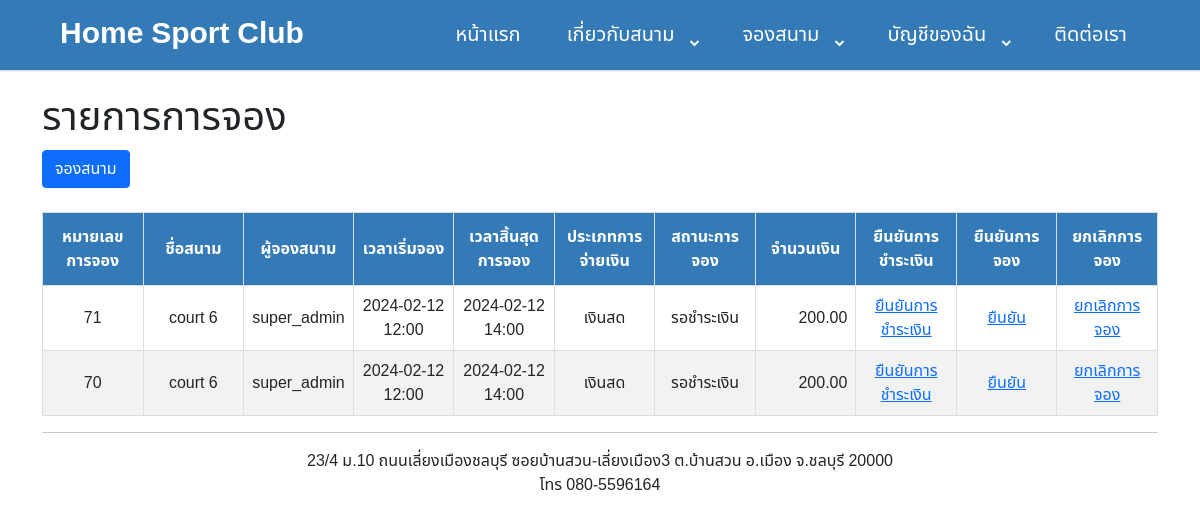
Page /badminton/booking_list.php (signed in) on the earlier database version.
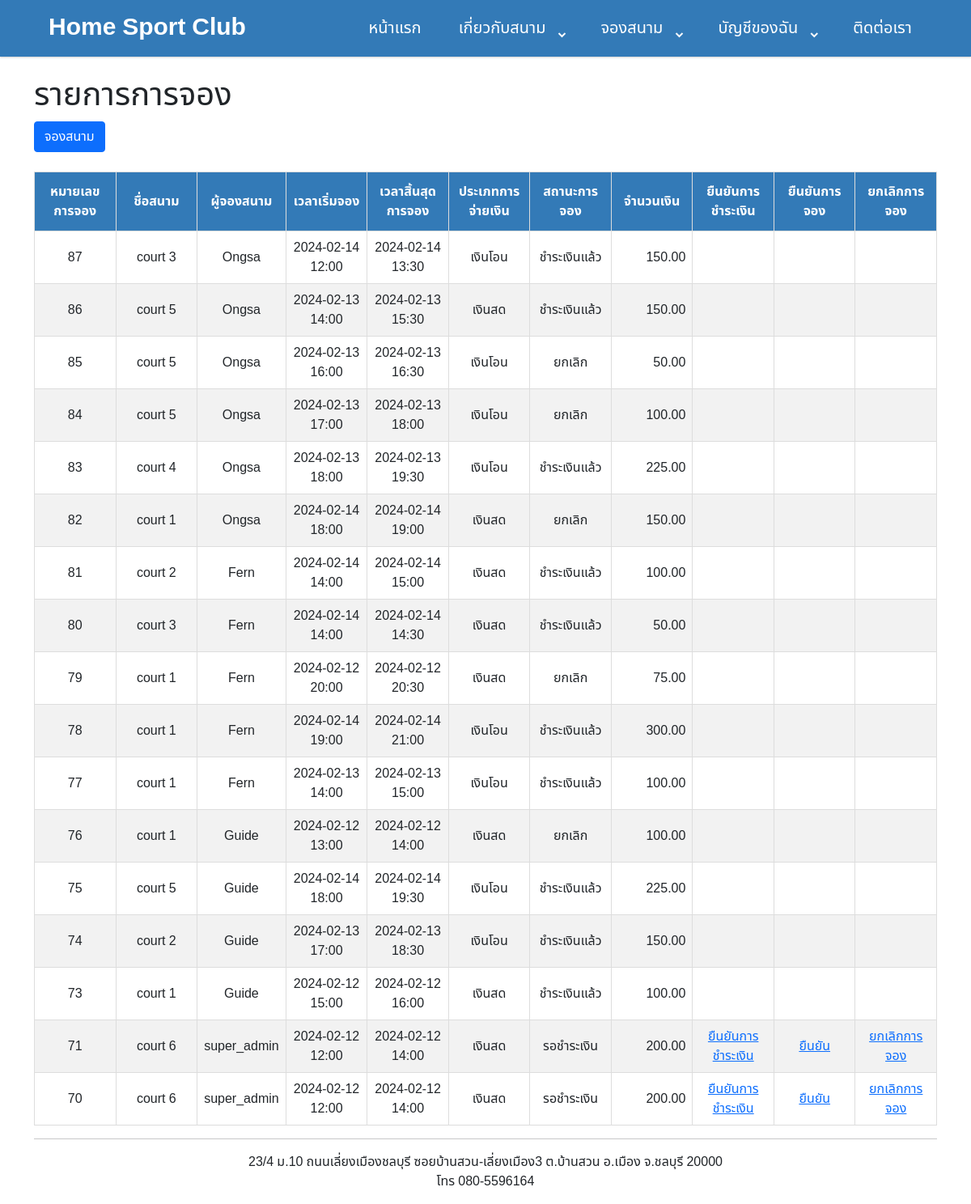
Same page on the later database version.
### tables this page shows
CREATE TABLE `t_booking` (
  `booking_id` int(11) NOT NULL,
  `user_id` int(11) NOT NULL COMMENT 't_user',
  `court_id` int(11) NOT NULL COMMENT 'm_court',
  `booking_start_time` datetime NOT NULL,
  `booking_end_time` datetime NOT NULL,
  `payment_type_id` int(11) NOT NULL,
  `payment_id` int(11) DEFAULT NULL COMMENT 't_payment',
  `booking_status` tinyint(4) NOT NULL DEFAULT 1,
  `booking_amount` decimal(10,2) NOT NULL,
  `promotion_id` int(11) DEFAULT NULL,
  `create_date` datetime NOT NULL,
  `edit_date` datetime DEFAULT NULL,
  `create_by` int(11) NOT NULL COMMENT 't_user',
  `edit_by` int(11) DEFAULT NULL COMMENT 't_user',
  `del` tinyint(1) NOT NULL
);

CREATE TABLE `m_court` (
  `court_id` int(11) NOT NULL,
  `court_name` varchar(255) NOT NULL,
  `court_image` varchar(32) NOT NULL COMMENT 'm_image',
  `court_status` tinyint(1) NOT NULL
);

CREATE TABLE `t_user` (
  `user_id` int(11) NOT NULL,
  `user_name` varchar(50) NOT NULL,
  `user_tel` varchar(32) NOT NULL,
  `user_username` varchar(20) NOT NULL,
  `user_password` varchar(64) NOT NULL,
  `user_type` int(11) NOT NULL COMMENT 'm_user_type',
  `image_name` varchar(50) DEFAULT NULL,
  `create_date` datetime NOT NULL,
  `edit_date` datetime DEFAULT NULL,
  `create_by` int(11) NOT NULL COMMENT 't_user',
  `edit_by` int(11) DEFAULT NULL COMMENT 't_user',
  `del` tinyint(1) NOT NULL
);

CREATE TABLE `m_payment_type` (
  `payment_type_id` int(11) NOT NULL,
  `payment_type_name` varchar(32) NOT NULL
);

### badminton/booking_list.php (the view, shortened to what this page needs)
<?php
include 'common/connect.php';
include "header.php";
?>
<!DOCTYPE html>
<html lang="en">
<head>
    <link href='https://unpkg.com/boxicons@2.0.7/css/boxicons.min.css' rel='stylesheet'>
    <link rel="stylesheet" href="css/boostrap/css/bootstrap.min.css">
    <link rel="stylesheet" href="css/mytable.css">
</head>
<body>
    <div class="container">
        <br>
        <h1>รายการการจอง</h1>
        <a href="add_booking.php" type="button" class="btn btn-primary" >จองสนาม</a> <BR>
        <table id="customers">
            <BR>
            <thead>
                <tr>
                    <th width="9%">หมายเลขการจอง</th>
                    <th width="9%">ชื่อสนาม</th>
                    <th width="9%">ผู้จองสนาม</th>
                    <th width="9%">เวลาเริ่มจอง</th>
                    <th width="9%">เวลาสิ้นสุดการจอง</th>
                    <th width="9%">ประเภทการจ่ายเงิน</th>
                    <th width="9%">สถานะการจอง</th>
                    <th width="9%">จำนวนเงิน</th>
                    <th width="9%">ยืนยันการชำระเงิน</th>
                    <th width="9%" <?php echo $style; ?>>ยืนยันการจอง</th>
                    <th width="9%">ยกเลิกการจอง</th>
                </tr>
            </thead>
            <tbody>
                <?php
                $date_now = date("Y-m-d");
                $sql = "";
                if ($_SESSION["type"] == 1) {
                    $sql = "SELECT
                                tb.booking_id,
                                tb.user_id,
                                tu.user_name,
                                tb.court_id,
                                mc.court_name,
                                tb.booking_start_time,
                                tb.booking_end_time,
                                tb.booking_status,
                                tb.booking_amount,
                                tb.payment_id,
                                mpt.payment_type_id,
                                mpt.payment_type_name,
                                tb.create_date
                            FROM
                                `t_booking` tb
                            LEFT JOIN `m_payment_type` mpt ON
                                mpt.payment_type_id = tb.payment_type_id
                            LEFT JOIN `t_user` tu ON
                                tu.user_id = tb.user_id
                            LEFT JOIN `m_court` mc ON
                                mc.court_id = tb.court_id
                            WHERE tb.booking_start_time > '$date_now'
                            ORDER BY tb.create_date DESC;";
                }
                $result = mysqli_query($conn, $sql);
                while ($row = mysqli_fetch_assoc($result)) {
                    $booking_start_time = date("Y-m-d H:i", strtotime($row["booking_start_time"]));
                    $booking_end_time = date("Y-m-d H:i", strtotime($row["booking_end_time"]));
                    echo "<td>" . $row["booking_id"] .  "</td> ";
                    echo "<td>" . $row["court_name"] .  "</td> ";
                    echo "<td>" . $row["user_name"] .  "</td> ";
                    echo "<td>" . $booking_start_time .  "</td> ";
                    echo "<td>" . $booking_end_time .  "</td> ";
                    echo "<td>" . $row["payment_type_name"] .  "</td> ";
                    if ($row["booking_status"] == 1) {
                        if(!isset($row["payment_id"])){
                            echo "<td> รอชำระเงิน </td> ";
                        }else{
                            echo "<td> รอยืนยัน </td> ";
                        }
                    } else if($row["booking_status"] == 2){
                        echo "<td> ชำระเงินแล้ว </td> ";
                    } else {
                        echo "<td> ยกเลิก </td> ";
                    }
                    echo "<td style='text-align: right;'>" . $row["booking_amount"] .  "</td> ";
                    if ($row["booking_status"] == 1) {
                        if(!isset($row["payment_id"])){
                            echo "<td><a href='submit_payment.php?id=$row[booking_id]'>ยืนยันการชำระเงิน</a></td> ";
                        }else{
                            echo "<td>  </td> ";
                        }
                        if($_SESSION["type"]==1){
                            echo "<td><a href='controllers/update_booking.php?id=$row[booking_id]' onclick=\"return confirm('ยืนยันการจองใช่หรือไม่')\">ยืนยัน</a></td> ";
                        }
                        echo "<td><a href='controllers/cancel_booking.php?id=$row[booking_id]' onclick=\"return confirm('ยกเลิกการจองใช่หรือไม่')\">ยกเลิกการจอง</a></td> ";
                    }else{
                        echo "<td>  </td> ";
                        if($_SESSION["type"]==1){
                            echo "<td>  </td> ";
                        }
                        echo "<td>  </td> ";
                    }
                }
                echo "</table>";
                ?>
    </div>
    <?php include "footer.php" ?>
</body>
</html>

Differences in the rows shown:
added t_booking: booking "87", court.court_name "court 3", t_user.user_name "Ongsa", booking_start_time "2024-02-14 12:00", booking_end_time "2024-02-14 13:30", payment_type.payment_type_name "เงินโอน", booking_status "ชำระเงินแล้ว", booking_amount "150.00"
added t_booking: booking "86", court.court_name "court 5", t_user.user_name "Ongsa", booking_start_time "2024-02-13 14:00", booking_end_time "2024-02-13 15:30", payment_type.payment_type_name "เงินสด", booking_status "ชำระเงินแล้ว", booking_amount "150.00"
added t_booking: booking "85", court.court_name "court 5", t_user.user_name "Ongsa", booking_start_time "2024-02-13 16:00", booking_end_time "2024-02-13 16:30", payment_type.payment_type_name "เงินโอน", booking_status "ยกเลิก", booking_amount "50.00"
added t_booking: booking "84", court.court_name "court 5", t_user.user_name "Ongsa", booking_start_time "2024-02-13 17:00", booking_end_time "2024-02-13 18:00", payment_type.payment_type_name "เงินโอน", booking_status "ยกเลิก", booking_amount "100.00"
added t_booking: booking "83", court.court_name "court 4", t_user.user_name "Ongsa", booking_start_time "2024-02-13 18:00", booking_end_time "2024-02-13 19:30", payment_type.payment_type_name "เงินโอน", booking_status "ชำระเงินแล้ว", booking_amount "225.00"
added t_booking: booking "82", court.court_name "court 1", t_user.user_name "Ongsa", booking_start_time "2024-02-14 18:00", booking_end_time "2024-02-14 19:00", payment_type.payment_type_name "เงินสด", booking_status "ยกเลิก", booking_amount "150.00"
added t_booking: booking "81", court.court_name "court 2", t_user.user_name "Fern", booking_start_time "2024-02-14 14:00", booking_end_time "2024-02-14 15:00", payment_type.payment_type_name "เงินสด", booking_status "ชำระเงินแล้ว", booking_amount "100.00"
added t_booking: booking "80", court.court_name "court 3", t_user.user_name "Fern", booking_start_time "2024-02-14 14:00", booking_end_time "2024-02-14 14:30", payment_type.payment_type_name "เงินสด", booking_status "ชำระเงินแล้ว", booking_amount "50.00"
added t_booking: booking "79", court.court_name "court 1", t_user.user_name "Fern", booking_start_time "2024-02-12 20:00", booking_end_time "2024-02-12 20:30", payment_type.payment_type_name "เงินสด", booking_status "ยกเลิก", booking_amount "75.00"
added t_booking: booking "78", court.court_name "court 1", t_user.user_name "Fern", booking_start_time "2024-02-14 19:00", booking_end_time "2024-02-14 21:00", payment_type.payment_type_name "เงินโอน", booking_status "ชำระเงินแล้ว", booking_amount "300.00"
added t_booking: booking "77", court.court_name "court 1", t_user.user_name "Fern", booking_start_time "2024-02-13 14:00", booking_end_time "2024-02-13 15:00", payment_type.payment_type_name "เงินโอน", booking_status "ชำระเงินแล้ว", booking_amount "100.00"
added t_booking: booking "76", court.court_name "court 1", t_user.user_name "Guide", booking_start_time "2024-02-12 13:00", booking_end_time "2024-02-12 14:00", payment_type.payment_type_name "เงินสด", booking_status "ยกเลิก", booking_amount "100.00"
added t_booking: booking "75", court.court_name "court 5", t_user.user_name "Guide", booking_start_time "2024-02-14 18:00", booking_end_time "2024-02-14 19:30", payment_type.payment_type_name "เงินโอน", booking_status "ชำระเงินแล้ว", booking_amount "225.00"
added t_booking: booking "74", court.court_name "court 2", t_user.user_name "Guide", booking_start_time "2024-02-13 17:00", booking_end_time "2024-02-13 18:30", payment_type.payment_type_name "เงินโอน", booking_status "ชำระเงินแล้ว", booking_amount "150.00"
added t_booking: booking "73", court.court_name "court 1", t_user.user_name "Guide", booking_start_time "2024-02-12 15:00", booking_end_time "2024-02-12 16:00", payment_type.payment_type_name "เงินสด", booking_status "ชำระเงินแล้ว", booking_amount "100.00"
